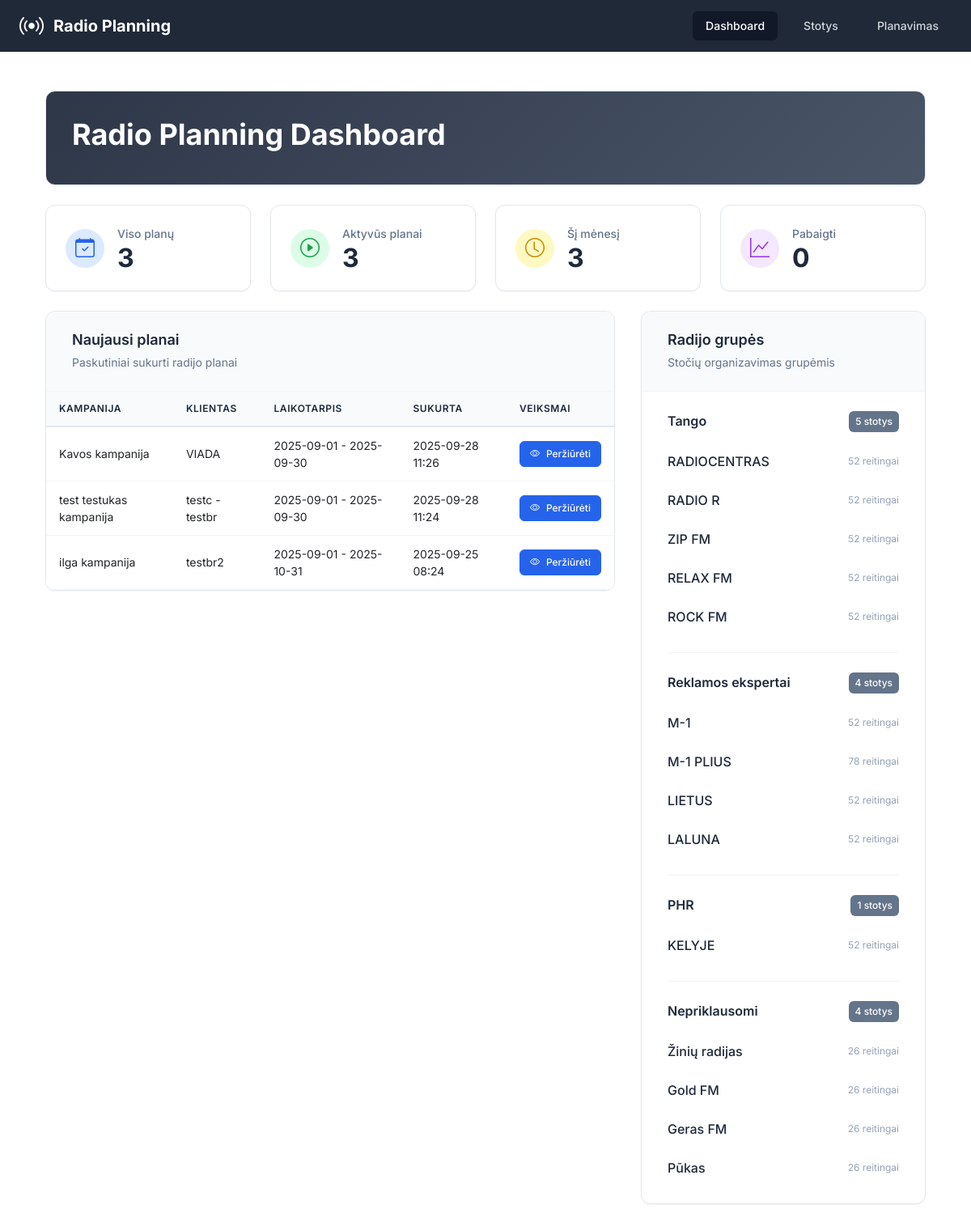
The page / on the database its author committed.
### app/models.py (models this page shows, shortened)
class RadioPlan(db.Model):
    __tablename__ = 'radio_plans'
    id = db.Column(db.Integer, primary_key=True)
    campaign_id = db.Column(db.Integer, nullable=False)  # From projects-crm
    campaign_name = db.Column(db.String(200))
    project_id = db.Column(db.Integer)
    project_name = db.Column(db.String(200))
    client_brand_id = db.Column(db.Integer)
    client_brand_name = db.Column(db.String(200))
    start_date = db.Column(db.Date, nullable=False)
    end_date = db.Column(db.Date, nullable=False)
    target_audience = db.Column(db.String(50), nullable=False)
    our_discount = db.Column(db.Float, default=0)  # Percentage
    client_discount = db.Column(db.Float, default=0)  # Percentage
    created_at = db.Column(db.DateTime, default=datetime.utcnow)
    updated_at = db.Column(db.DateTime, default=datetime.utcnow, onupdate=datetime.utcnow)
    spots = db.relationship('RadioSpot', backref='plan', lazy='dynamic', cascade='all, delete-orphan')
    clips = db.relationship('RadioClip', backref='plan', lazy='dynamic', cascade='all, delete-orphan')
    selected_stations = db.relationship('RadioStation', secondary=plan_stations, lazy='subquery',
                                      backref=db.backref('plans', lazy=True))

class RadioGroup(db.Model):
    __tablename__ = 'radio_groups'
    id = db.Column(db.Integer, primary_key=True)
    name = db.Column(db.String(100), nullable=False, unique=True)
    created_at = db.Column(db.DateTime, default=datetime.utcnow)
    stations = db.relationship('RadioStation', backref='group', lazy='dynamic', cascade='all, delete-orphan')

class RadioStation(db.Model):
    __tablename__ = 'radio_stations'
    id = db.Column(db.Integer, primary_key=True)
    name = db.Column(db.String(100), nullable=False)
    group_id = db.Column(db.Integer, db.ForeignKey('radio_groups.id'), nullable=False)
    created_at = db.Column(db.DateTime, default=datetime.utcnow)
    updated_at = db.Column(db.DateTime, default=datetime.utcnow, onupdate=datetime.utcnow)
    prices = db.relationship('StationPrice', backref='station', lazy='dynamic', cascade='all, delete-orphan')
    ratings = db.relationship('StationRating', backref='station', lazy='dynamic', cascade='all, delete-orphan')

### app/routes.py (the view)
@main_bp.route('/')
def index():
    plans = RadioPlan.query.order_by(RadioPlan.created_at.desc()).limit(10).all()
    stations = RadioStation.query.all()
    groups = RadioGroup.query.all()
    return render_template('index.html',
                         plans=plans,
                         stations=stations,
                         groups=groups)

### app/templates/index.html (shortened to what this page needs)
{% extends "base.html" %}
{% block content %}
<div class="container-fluid p-0">
    <div class="dashboard-header mb-4">
        <div class="header-content">
            <h1 style="color: white;">Radio Planning Dashboard</h1>
        </div>
    </div>
    <div class="grid grid-cols-1 gap-4 sm:grid-cols-4 mb-6">
        <div class="professional-card">
            <div class="card-content">
                <div class="card-icon bg-blue-100">
                    <i class="bi bi-calendar-check text-blue-600"></i>
                </div>
                <div class="card-stats">
                    <p class="card-title">Viso planų</p>
                    <p class="card-number" id="totalPlans">{{ plans | length }}</p>
                </div>
            </div>
        </div>
        <div class="professional-card">
            <div class="card-content">
                <div class="card-icon bg-green-100">
                    <i class="bi bi-play-circle text-green-600"></i>
                </div>
                <div class="card-stats">
                    <p class="card-title">Aktyvūs planai</p>
                    <p class="card-number" id="activePlans">0</p>
                </div>
            </div>
        </div>
        <div class="professional-card">
            <div class="card-content">
                <div class="card-icon bg-yellow-100">
                    <i class="bi bi-clock text-yellow-600"></i>
                </div>
                <div class="card-stats">
                    <p class="card-title">Šį mėnesį</p>
                    <p class="card-number" id="thisMonthPlans">0</p>
                </div>
            </div>
        </div>
        <div class="professional-card">
            <div class="card-content">
                <div class="card-icon bg-purple-100">
                    <i class="bi bi-graph-up text-purple-600"></i>
                </div>
                <div class="card-stats">
                    <p class="card-title">Pabaigti</p>
                    <p class="card-number" id="completedPlans">0</p>
                </div>
            </div>
        </div>
    </div>
    <div class="content-grid">
        <div class="content-section plans-section">
            <div class="professional-section">
                <div class="section-header">
                    <div class="section-title">
                        <h3>Naujausi planai</h3>
                        <span class="section-subtitle">Paskutiniai sukurti radijo planai</span>
                    </div>
                </div>
                <div class="table-container">
                    {% if plans %}
                    <div class="table-responsive">
                        <table class="professional-table">
                            <thead>
                                <tr>
                                    <th>Kampanija</th>
                                    <th>Klientas</th>
                                    <th>Laikotarpis</th>
                                    <th>Sukurta</th>
                                    <th>Veiksmai</th>
                                </tr>
                            </thead>
                            <tbody>
                                {% for plan in plans %}
                                <tr>
                                    <td>{{ plan.campaign_name or 'N/A' }}</td>
                                    <td>{{ plan.client_brand_name or 'N/A' }}</td>
                                    <td>{{ plan.start_date.strftime('%Y-%m-%d') }} - {{ plan.end_date.strftime('%Y-%m-%d') }}</td>
                                    <td>{{ plan.created_at.strftime('%Y-%m-%d %H:%M') }}</td>
                                    <td>
                                        <a href="{{ url_for('main.view_plan', plan_id=plan.id) }}" class="btn-professional btn-primary btn-sm">
                                            <i class="bi bi-eye"></i>
                                            <span>Peržiūrėti</span>
                                        </a>
                                    </td>
                                </tr>
                                {% endfor %}
                            </tbody>
                        </table>
                    </div>
                    {% endif %}
                </div>
            </div>
        </div>
        <div class="content-section groups-section">
            <div class="professional-section">
                <div class="section-header">
                    <div class="section-title">
                        <h3>Radijo grupės</h3>
                        <span class="section-subtitle">Stočių organizavimas grupėmis</span>
                    </div>
                </div>
                <div class="groups-container">
                    {% for group in groups %}
                    <div class="group-item">
                        <div class="group-header">
                            <h4>{{ group.name }}</h4>
                            <span class="group-badge">{{ group.stations.count() }} stotys</span>
                        </div>
                        <div class="stations-list">
                            {% for station in group.stations %}
                            <div class="station-item">
                                <span class="station-name">{{ station.name }}</span>
                                <span class="station-info">{{ station.ratings.count() }} reitingai</span>
                            </div>
                            {% endfor %}
                        </div>
                    </div>
                    {% endfor %}
                </div>
            </div>
        </div>
    </div>
</div>
{% endblock %}

### app/templates/base.html (shortened to what this page needs)
<!DOCTYPE html>
<html lang="lt" class="h-full bg-gray-50">
<head>
    <script src="https://cdn.tailwindcss.com"></script>
    <link rel="stylesheet" href="https://cdn.jsdelivr.net/npm/bootstrap-icons@1.11.0/font/bootstrap-icons.css">
    <link href="https://cdn.jsdelivr.net/npm/bootstrap@5.3.0/dist/css/bootstrap.min.css" rel="stylesheet">
</head>
<body class="h-full">
    <div class="min-h-full">
        <header class="bg-gray-800">
            <div class="max-w-7xl mx-auto px-4 sm:px-6 lg:px-8">
                <div class="flex justify-between h-16">
                    <div class="flex items-center">
                        <div class="flex-shrink-0">
                            <div class="flex items-center">
                                <i class="bi bi-broadcast text-white text-3xl mr-3"></i>
                                <h1 class="text-xl font-bold text-white">Radio Planning</h1>
                            </div>
                        </div>
                    </div>
                    <nav class="hidden md:flex items-center space-x-4">
                        <a href="{{ url_for('main.index') }}"
                           class="{% if request.endpoint == 'main.index' %}bg-gray-900 text-white{% else %}text-gray-300 hover:bg-gray-700 hover:text-white{% endif %} px-3 py-2 rounded-md text-sm font-medium transition-colors">
                            Dashboard
                        </a>
                        <a href="{{ url_for('main.stations') }}"
                           class="{% if request.endpoint == 'main.stations' %}bg-gray-900 text-white{% else %}text-gray-300 hover:bg-gray-700 hover:text-white{% endif %} px-3 py-2 rounded-md text-sm font-medium transition-colors">
                            Stotys
                        </a>
                        <a href="{{ url_for('main.planning') }}"
                           class="{% if request.endpoint == 'main.planning' %}bg-gray-900 text-white{% else %}text-gray-300 hover:bg-gray-700 hover:text-white{% endif %} px-3 py-2 rounded-md text-sm font-medium transition-colors">
                            Planavimas
                        </a>
                    </nav>
                </div>
            </div>
        </header>
        <main class="max-w-7xl mx-auto py-6 sm:px-6 lg:px-8">
            <div class="px-4 py-6 sm:px-0">
                {% block content %}{% endblock %}
            </div>
        </main>
    </div>
</body>
</html>

### app/templates/base.html (style rules this page uses)
body { font-family: 'Inter', sans-serif; }

### rows shown on the page
RadioPlan: campaign_name "Kavos kampanija", client_brand_name "VIADA", start_date "2025-09-01", end_date "2025-09-30", created_at "2025-09-28 11:26"
RadioPlan: campaign_name "test testukas kampanija", client_brand_name "testc - testbr", start_date "2025-09-01", end_date "2025-09-30", created_at "2025-09-28 11:24"
RadioPlan: campaign_name "ilga kampanija", client_brand_name "testbr2", start_date "2025-09-01", end_date "2025-10-31", created_at "2025-09-25 08:24"
RadioGroup: name "Tango", stations.count "5"
RadioStation: name "RADIOCENTRAS", ratings.count "52"
RadioStation: name "RADIO R", ratings.count "52"
RadioStation: name "ZIP FM", ratings.count "52"
RadioStation: name "RELAX FM", ratings.count "52"
RadioStation: name "ROCK FM", ratings.count "52"
RadioGroup: name "Reklamos ekspertai", stations.count "4"
RadioStation: name "M-1", ratings.count "52"
RadioStation: name "M-1 PLIUS", ratings.count "78"
RadioStation: name "LIETUS", ratings.count "52"
RadioStation: name "LALUNA", ratings.count "52"
RadioGroup: name "PHR", stations.count "1"
RadioStation: name "KELYJE", ratings.count "52"
RadioGroup: name "Nepriklausomi", stations.count "4"
RadioStation: name "Žinių radijas", ratings.count "26"
RadioStation: name "Gold FM", ratings.count "26"
RadioStation: name "Geras FM", ratings.count "26"
RadioStation: name "Pūkas", ratings.count "26"

### other values the page prints
{{ plans | length }} "3"
